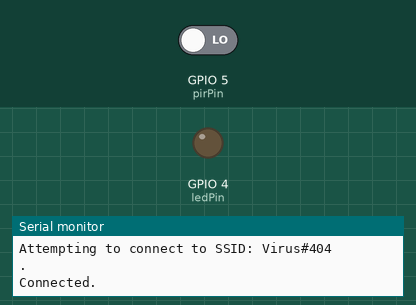
The sketch below on a simulated ESP8266 (NodeMCU). Parts: output pins drawn as LEDs (lit = HIGH), the last lines printed to the serial monitor. The inputs (shaded band) are chosen by the test bench; at power-on: GPIO 5 (pirPin) LOW. WiFi joins after 1.5 s; servers stay silent unless stated.

Above: at 6.4 s.
6.5 s: GPIO 5 (pirPin) driven HIGH
At 7.1 s:
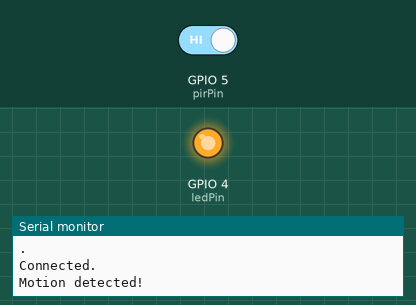
Timing chart, 0 to 9.5 s (numbered marks = the images above; inputs shaded):
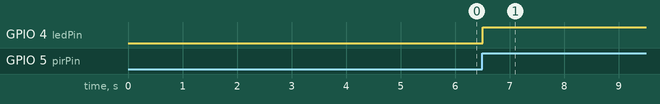

The sketch:

pir_thing.ino
```cpp
#include "ThingSpeak.h"
#include <ESP8266WiFi.h>
#include <Wire.h>

// Wi-Fi Details
char ssid[] = "Virus#404";                    // Your WiFi SSID (router name)
char pass[] = "password";                     // Your WiFi router password

// ThingSpeak Channel Details
unsigned long myChannelNumber = 2125354;       // Your ThingSpeak Channel Number
const char *myWriteAPIKey = "AOQS070KYKOWT8Y6"; // Your ThingSpeak Write API Key

// Motion Sensor and LED Pins
const int pirPin = 5;        // PIR motion sensor pin
const int ledPin = 4;        // LED pin

WiFiClient client;
int pirState = LOW;           // Initial motion sensor state
int val = 0;                  // Motion sensor value

void setup()
{
  Serial.begin(115200);
  WiFi.mode(WIFI_STA);
  ThingSpeak.begin(client);
  Wire.begin();
  pinMode(pirPin, INPUT);
  pinMode(ledPin, OUTPUT);
}

void loop()
{
  if (WiFi.status() != WL_CONNECTED)
  {
    Serial.print("Attempting to connect to SSID: ");
    Serial.println(ssid);
    while (WiFi.status() != WL_CONNECTED)
    {
      WiFi.begin(ssid, pass);
      Serial.print(".");
      delay(5000);
    }
    Serial.println("\nConnected.");
  }

  val = digitalRead(pirPin); // read input value

  if (val == HIGH) // check if the input is HIGH
  {
    digitalWrite(ledPin, HIGH); // turn LED ON
    if (pirState == LOW)
    {
      Serial.println("Motion detected!"); // print on output change
      pirState = HIGH;
      delay(5000);
    }
  }
  else
  {
    digitalWrite(ledPin, LOW); // turn LED OFF
    if (pirState == HIGH)
    {
      Serial.println("Motion ended!"); // print on output change
      pirState = LOW;
    }
  }

  // Write data to ThingSpeak channel
  ThingSpeak.writeField(myChannelNumber, 1, pirState, myWriteAPIKey);
}
```

Measured:
- after the input at 6.5 s, GPIO 4 (ledPin): LOW → HIGH at once
